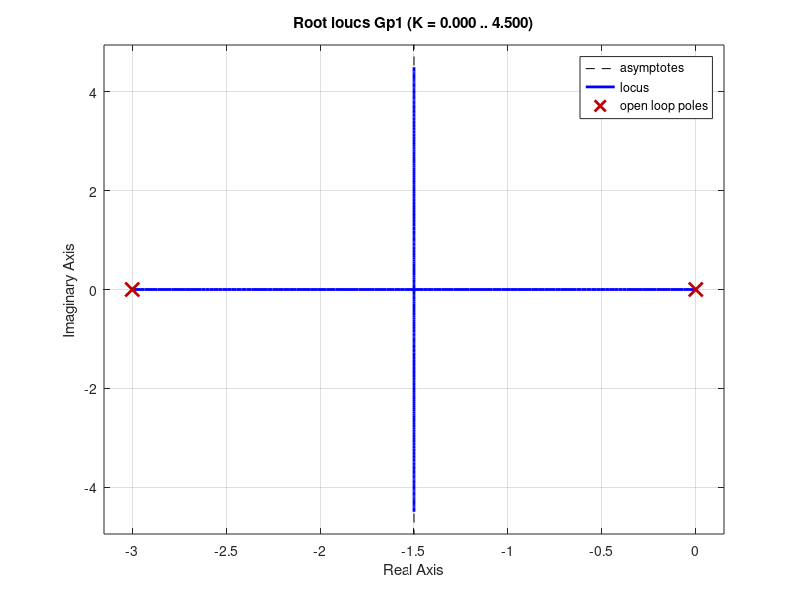
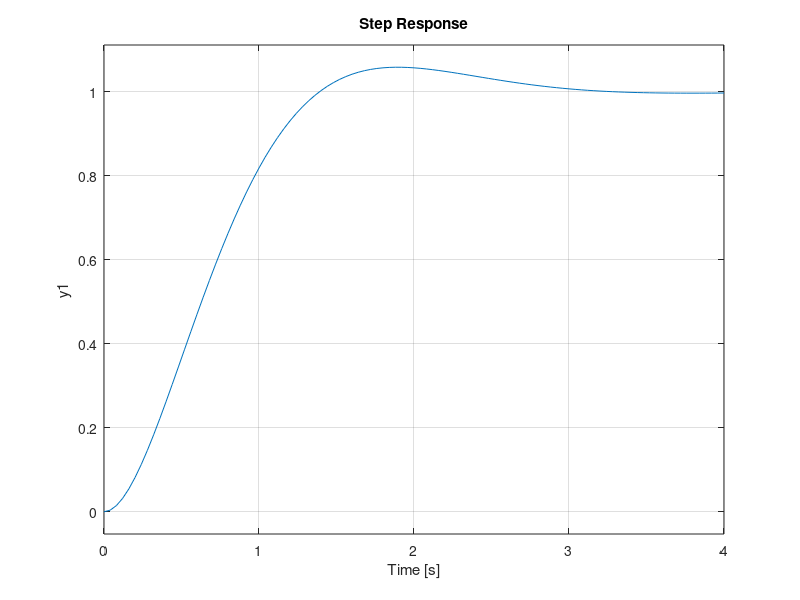

The MATLAB script that drew these images, in order: (Note: this script raises an error after producing the figures.)
close all; clear;
%% Punto 1
Gp1=tf(5,[1 3 0])
Gp1f=feedback(Gp1,1)
[wn zeta p]=damp(Gp1);
p=max(p(p~=0))
figure()
rlocus(Gp1)
figure()
step(Gp1f)
%% Compensador de atraso
syms x
[num, den] = tfdata(Gp1, 'v');
H_x = poly2sym(num, x) / poly2sym(den, x);
Kvo=double(limit(H_x*x,"x",0))
display("Tiene un error estacionario de: "+num2str(100/Kvo)+"%")
syms B T
Kc=1;
Kv=50 % Del error deseado
atras= Kc*B*((T*x+1)/(B*T*x+1));
eq=Kv==limit(x*H_x*atras,"x",0)
B=double(solve(eq,B)) 
Zc=-0.5;
Pc=Zc/B;
GcA=(x-Zc)/(x-Pc)
%% Calculo de K
Kc=1/(H_x*GcA)
Kc=subs(Kc,p)
Kc=double(norm(Kc))
Kc=1
Zceval=subs((x+Zc),p);
Pceval=subs((x+Pc),p);
fase=-double(rad2deg(atan(imag(Zceval)/real(Zceval))-atan(imag(Pceval)/real(Pceval))))
GcA=tf(Kc*[1 -Zc],[1 -Pc])
%% Evaluación
Gp1f=Gp1*GcA
Gp1ff=feedback(Gp1f,1)
[num, den] = tfdata(Gp1f, 'v');
H_x = poly2sym(num, x) / poly2sym(den, x);
Kv=double(limit(H_x*x,"x",0))
display("Tiene un nuevo error estacionario de: "+num2str(100/Kv)+"%")
%% Graficos
figure()
rlocus(Gp1f)
figure()
step(Gp1ff)
damp(Gp1ff)
%% Punto 3
Gp3=tf([10 0.5],[1 0.1 4 0])
Gp3f=feedback(Gp3,1)
damp(Gp3)
figure()
rlocus(Gp3)
figure()
step(Gp3f)
%% Diseño compensador de adelanto
pd=-2+2*sqrt(3)*1i;
Ga3=(10*x+0.5)/(x*(x^2+0.1*x+4))
theta=double(phase(subs(Ga3,pd)))
theta_g=rad2deg(theta)
b=phase(pd)
ad_r=pi-theta
ad_g=180-theta_g
display("Se necesita hacer una adelanto de: " +num2str(ad_g))
%% Metodo bisectriz
pP=(b/2)-(ad_r/2);
pZ=(b/2)+(ad_r/2);
P=norm(real(pd))+(imag(pd)/tan(pP));
Z=norm(real(pd))+(imag(pd)/tan(pZ));
%% Calculo de K
Gc=(x-Z)/(x-P);
K=1/(Gc*Ga3);
K=subs(K,pd);
K=double(norm(K))
%% Evaluacion del compensador
Gcs=tf(K*[1 Z],[1 P])
Gt=Gp3*Gcs
Gtf=feedback(Gt,1)
damp(Gtf)
figure()
rlocus(Gt)
figure()
step(Gtf)
%% diseño del compensador de atraso
[num, den] = tfdata(Gt, 'v');
H_x = poly2sym(num, x) / poly2sym(den, x);
Kvo=double(limit(H_x*x,"x",0))
display("Tiene un error estacionario de: "+num2str(100/Kvo)+"%")
syms B T
Kc=1;
Kv=1/0.03 % Del error deseado
atras= Kc*B*((T*x+1)/(B*T*x+1));
eq=Kv==limit(x*H_x*atras,"x",0)
B=double(solve(eq,B)) 
Zc=-0.1;
Pc=Zc/B;
GcA=(x-Zc)/(x-Pc)
%% Calculo de K
Kc=1/(H_x*GcA);
Kc=subs(Kc,pd);
Kc=double(norm(Kc))
Zceval=subs((x+Zc),pd);
Pceval=subs((x+Pc),pd);
fase=-double(rad2deg(atan(imag(Zceval)/real(Zceval))-atan(imag(Pceval)/real(Pceval))))
GcA=tf(Kc*[1 -Zc],[1 -Pc])
%% Adición de los compensadores y evaluación final
Gtf2=Gt*GcA
Gtff=feedback(Gtf2,1)
[num, den] = tfdata(Gtf2, 'v');
H_x = poly2sym(num, x) / poly2sym(den, x);
Kv=double(limit(H_x*x,"x",0))
display("Tiene un nuevo error estacionario de: "+num2str(100/Kv)+"%")
figure()
step(Gtff)
damp(Gtff)
figure()
pzmap(Gtff)
figure()
rlocus(Gtf2)
%% Graficos de comparación
figure()
sgtitle("Comparación de las ramas a medida del proceso de diseño")
subplot(3,1,1)
rlocus(Gp3)
title("LGR inicial")
subplot(3,1,2)
rlocus(Gt)
title("LGR luego del compensador de adelanto")
subplot(3,1,3)
rlocus(Gtf2)
title("LGR luego del compensador de adelanto y atraso")

figure()
sgtitle("Comparación de las respuestas en el proceso de diseño")
subplot(3,1,1)
step(Gp3f)
title("Respuesta al escalón sistema original")
subplot(3,1,2)
step(Gtf)
title("Respuesta al escalón compensador de adelanto")
subplot(3,1,3)
step(Gtff)
title("Respuesta al escalón compensador de adelanto y atraso")

t=0:1:200;
figure()
sgtitle("Comparación de las respuestas en el proceso de diseño")
subplot(3,1,1)
rampa(Gp3f,t)
title("Respuesta a la rampa sistema original")
subplot(3,1,2)
rampa(Gtf,t)
title("Respuesta a la rampa compensador de adelanto")
subplot(3,1,3)
rampa(Gtff,t)
title("Respuesta a la rampa compensador de adelanto y atraso")
%% rtoools
%%rltool(Gt)
function rampa(H,t)
s=lsim(H,t,t);
plot(t,s)
hold on
plot(t,t)
title("Ramp response")
xlabel("Time(seconds)")
ylabel("Amplitude")
legend("Respuesta a la rampa","Rampa")
end
